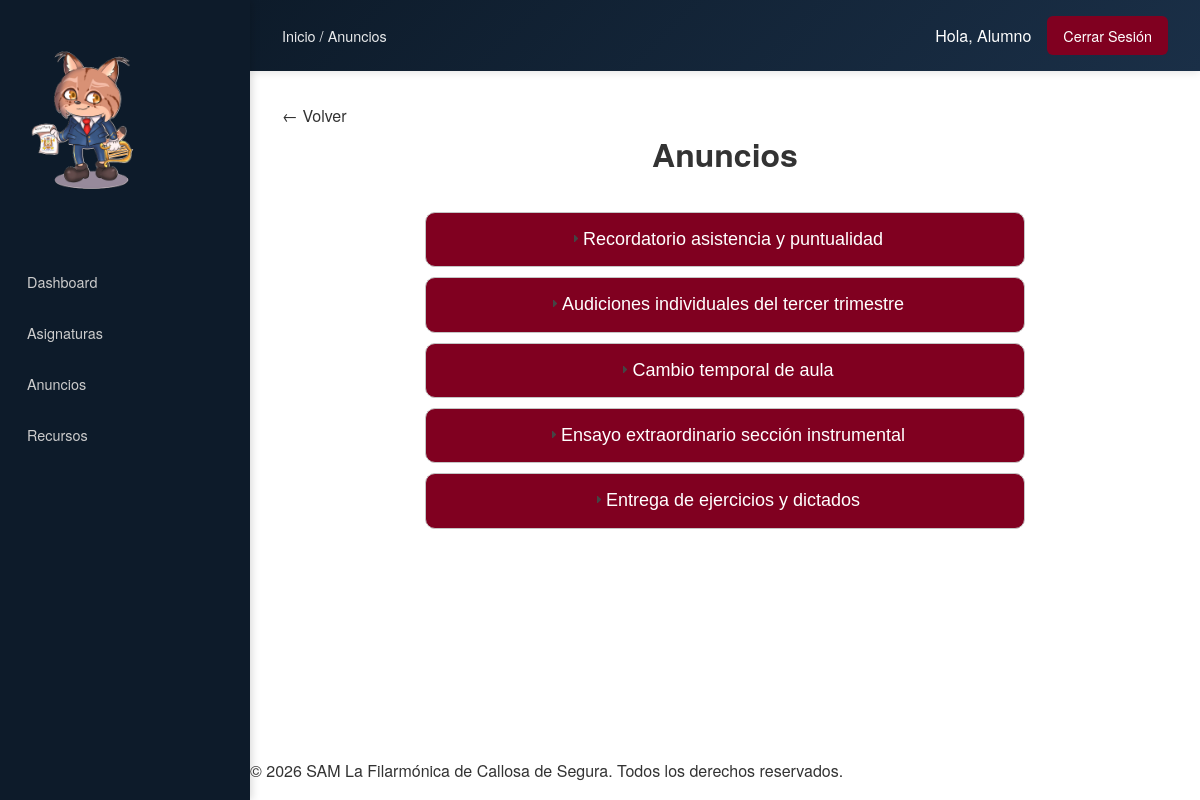
/alumno/anuncios.php (signed in), run on the app's committed database.
### tables this page shows
CREATE TABLE `anuncios` (
  `id_anuncio` int(11) NOT NULL,
  `id_asignatura` int(11) NOT NULL,
  `id_profesor` int(11) NOT NULL,
  `titulo` varchar(150) NOT NULL,
  `contenido` text NOT NULL,
  `fecha_publicacion` date DEFAULT NULL,
  `id_curso` int(11) DEFAULT NULL
);

### alumno/anuncios.php (the view, shortened to what this page needs)
<?php
require_once "../includes/funciones.php";
$id_alumno = $_SESSION['id_usuario'];
$filtro_asignatura = "";
include "../plantillas/header_privado.php";
include "../plantillas/navbar_privado.php";
?>
<main class="main">
    <h1>Anuncios</h1>
    <div id="accordion">
        <?php
        $conexion = conectar();
        $result = $conexion->query("SELECT DISTINCT a.*, asi.nombre AS asignatura_nombre, u.nombre AS profesor_nombre
                                    FROM anuncios a
                                    JOIN asignaturas asi ON a.id_asignatura = asi.id_asignatura
                                    JOIN matriculas m ON a.id_curso = m.id_curso
                                    JOIN usuarios u ON a.id_profesor = u.id_usuario
                                    WHERE m.id_alumno = $id_alumno AND m.estado = 'activa' $filtro_asignatura
                                    ORDER BY a.fecha_publicacion DESC");
        if ($result->num_rows == 0) {
            echo "<p>No hay anuncios disponibles.</p>";
        } else {
            while ($anuncio = $result->fetch_assoc()) { ?>
                <h3><?= $anuncio['titulo'] ?> </h3>
        <?php }
        }
        ?>
    </div>
</main>
<?php include "../plantillas/footer_privado.php";
?>

### estaticos/css/styles.css (style rules this page uses)
* { box-sizing: border-box; margin: 0; padding: 0; }
html, body { height: 100%; margin: 0; }
body { font-family: 'Helvetica Neue', Arial, sans-serif; line-height: 1.6; color: #333333; display: flex; flex-direction: column; min-height: 100vh; min-width: 320px; }
main { flex: 1; }
h1, h2, h3 { margin-bottom: 1rem; text-align: center; }

### estaticos/css/privado.css (style rules this page uses)
* { box-sizing: border-box; }
html, body { min-width: 320px; }
body { margin: 0; padding: 0; }
.main { padding: 1rem; width: 100%; max-width: 1400px; min-width: 300px; margin: 0 auto; }
#accordion { margin: 0 auto; width: 100%; }
#accordion h3 { padding: 12px; border-radius: 6px; color: white; background: #800020; margin-top: 0.5rem; cursor: pointer; font-size: 0.95rem; }
@media (min-width: 768px) { .main { padding: 1.5rem; } }
@media (min-width: 768px) { #accordion { margin-top: 2rem; width: 600px; } }
@media (min-width: 768px) { #accordion h3 { padding: 15px; border-radius: 10px; font-size: 18px; margin-top: 10px; } }
@media (min-width: 1024px) { .main { padding: 2rem; max-width: 1200px; } }
@media (min-width: 1024px) { body { margin-left: 250px; } }

### data on the page
anuncios: titulo "Recordatorio asistencia y puntualidad"
anuncios: titulo "Audiciones individuales del tercer trimestre"
anuncios: titulo "Cambio temporal de aula"
anuncios: titulo "Ensayo extraordinario sección instrumental"
anuncios: titulo "Entrega de ejercicios y dictados"

### other printed values
$breadcrumbs[$pagina_actual] "Anuncios"
$nombre "Alumno"
